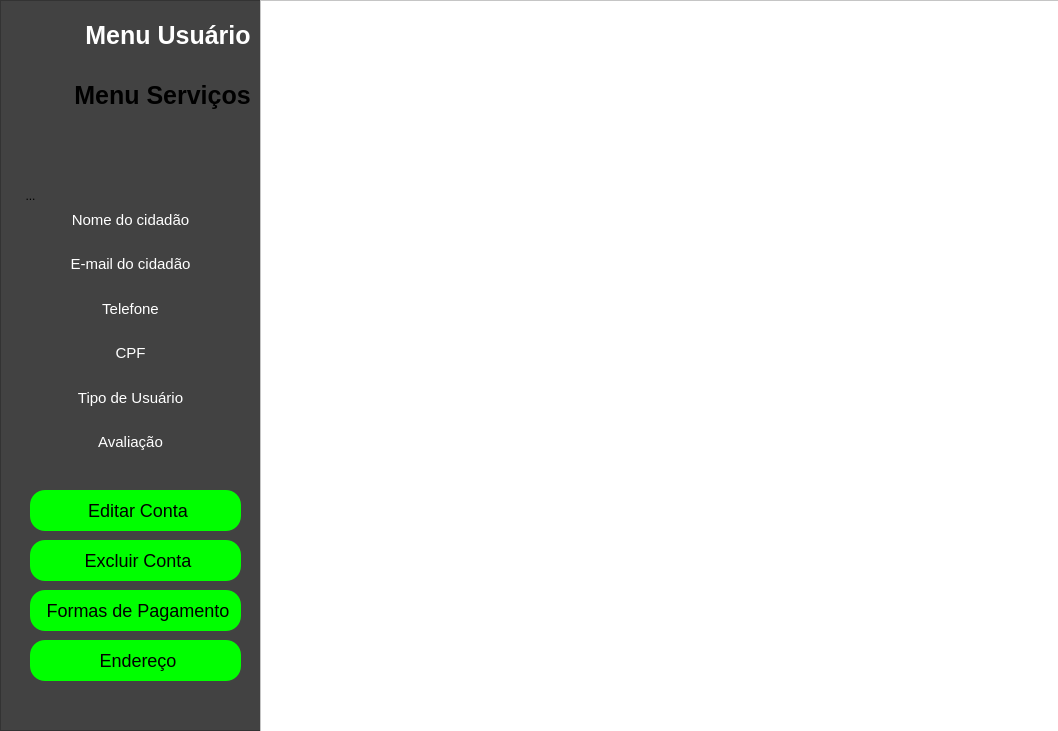
<?xml version="1.0" encoding="UTF-8"?>
<ui version="4.0">
 <class>usuario</class>
 <widget class="QDialog" name="usuario">
  <property name="geometry">
   <rect>
    <x>0</x>
    <y>0</y>
    <width>1058</width>
    <height>731</height>
   </rect>
  </property>
  <property name="windowTitle">
   <string>Dialog</string>
  </property>
  <property name="styleSheet">
   <string notr="true">backgroud-color:#fffff;</string>
  </property>
  <widget class="QFrame" name="frame">
   <property name="geometry">
    <rect>
     <x>0</x>
     <y>0</y>
     <width>261</width>
     <height>731</height>
    </rect>
   </property>
   <property name="styleSheet">
    <string notr="true">background-color:rgb(66, 66, 66);</string>
   </property>
   <property name="frameShape">
    <enum>QFrame::Shape::StyledPanel</enum>
   </property>
   <property name="frameShadow">
    <enum>QFrame::Shadow::Raised</enum>
   </property>
   <widget class="QPushButton" name="btn_editar_usuario">
    <property name="geometry">
     <rect>
      <x>30</x>
      <y>490</y>
      <width>211</width>
      <height>41</height>
     </rect>
    </property>
    <property name="styleSheet">
     <string notr="true">QPushButton {
   background:rgb(0, 255, 0);
    color: black;               /* Cor do texto: branco */
    font-family: &quot;Times New Roman&quot;;  /* Fonte formal */
    font-size: 18px;            /* Tamanho da fonte */
    
    border-radius: 15px;        /* Borda arredondada */
}

QPushButton:hover {
    background-color: #007bff;  /* Cor do fundo quando o mouse está sobre o botão: azul claro */
    color: #333333;             /* Cor do texto ao passar o mouse: cinza escuro */
}

QPushButton:pressed {
    background-color: #003366;  /* Cor do botão ao ser pressionado: azul ainda mais escuro */
    color: #ffffff;             /* Cor do texto ao ser pressionado: branco */
}</string>
    </property>
    <property name="text">
     <string> Editar Conta</string>
    </property>
    <property name="icon">
     <iconset resource="recursos.qrc">
      <normaloff>:/imagem/imagens/editar_conta.png</normaloff>:/imagem/imagens/editar_conta.png</iconset>
    </property>
   </widget>
   <widget class="QPushButton" name="btn_excluir_usuario">
    <property name="geometry">
     <rect>
      <x>30</x>
      <y>540</y>
      <width>211</width>
      <height>41</height>
     </rect>
    </property>
    <property name="styleSheet">
     <string notr="true">QPushButton {
   background:rgb(0, 255, 0);
    color: black;               /* Cor do texto: branco */
    font-family: &quot;Times New Roman&quot;;  /* Fonte formal */
    font-size: 18px;            /* Tamanho da fonte */
    
    border-radius: 15px;        /* Borda arredondada */
}

QPushButton:hover {
    background-color: #007bff;  /* Cor do fundo quando o mouse está sobre o botão: azul claro */
    color: #333333;             /* Cor do texto ao passar o mouse: cinza escuro */
}

QPushButton:pressed {
    background-color: #003366;  /* Cor do botão ao ser pressionado: azul ainda mais escuro */
    color: #ffffff;             /* Cor do texto ao ser pressionado: branco */
}</string>
    </property>
    <property name="text">
     <string> Excluir Conta</string>
    </property>
    <property name="icon">
     <iconset resource="recursos.qrc">
      <normaloff>:/imagem/imagens/remover_conta.png</normaloff>:/imagem/imagens/remover_conta.png</iconset>
    </property>
   </widget>
   <widget class="QPushButton" name="btn_metodo_pagamento">
    <property name="geometry">
     <rect>
      <x>30</x>
      <y>590</y>
      <width>211</width>
      <height>41</height>
     </rect>
    </property>
    <property name="styleSheet">
     <string notr="true">QPushButton {
   background:rgb(0, 255, 0);
    color: black;               /* Cor do texto: branco */
    font-family: &quot;Times New Roman&quot;;  /* Fonte formal */
    font-size: 18px;            /* Tamanho da fonte */
    
    border-radius: 15px;        /* Borda arredondada */
}

QPushButton:hover {
    background-color: #007bff;  /* Cor do fundo quando o mouse está sobre o botão: azul claro */
    color: #333333;             /* Cor do texto ao passar o mouse: cinza escuro */
}

QPushButton:pressed {
    background-color: #003366;  /* Cor do botão ao ser pressionado: azul ainda mais escuro */
    color: #ffffff;             /* Cor do texto ao ser pressionado: branco */
}</string>
    </property>
    <property name="text">
     <string> Formas de Pagamento</string>
    </property>
    <property name="icon">
     <iconset resource="recursos.qrc">
      <normaloff>:/imagem/imagens/pagamento.png</normaloff>:/imagem/imagens/pagamento.png</iconset>
    </property>
   </widget>
   <widget class="QWidget" name="layoutWidget">
    <property name="geometry">
     <rect>
      <x>20</x>
      <y>200</y>
      <width>221</width>
      <height>261</height>
     </rect>
    </property>
    <layout class="QVBoxLayout" name="verticalLayout">
     <item>
      <widget class="QLabel" name="nome_usuario">
       <property name="styleSheet">
        <string notr="true">	font-family: &quot;Times New Roman&quot;;
    font-size: 15px;  /* Tamanho da fonte ajustado para um visual mais formal */
    color: white; </string>
       </property>
       <property name="text">
        <string>Nome do cidadão</string>
       </property>
       <property name="alignment">
        <set>Qt::AlignmentFlag::AlignCenter</set>
       </property>
      </widget>
     </item>
     <item>
      <widget class="QLabel" name="email_usuario">
       <property name="styleSheet">
        <string notr="true">	font-family: &quot;Times New Roman&quot;;
    font-size: 15px;  /* Tamanho da fonte ajustado para um visual mais formal */
    color: white; </string>
       </property>
       <property name="text">
        <string>E-mail do cidadão</string>
       </property>
       <property name="alignment">
        <set>Qt::AlignmentFlag::AlignCenter</set>
       </property>
      </widget>
     </item>
     <item>
      <widget class="QLabel" name="telefone_usuario">
       <property name="styleSheet">
        <string notr="true">	font-family: &quot;Times New Roman&quot;;
    font-size: 15px;  /* Tamanho da fonte ajustado para um visual mais formal */
    color: white; </string>
       </property>
       <property name="text">
        <string>Telefone</string>
       </property>
       <property name="alignment">
        <set>Qt::AlignmentFlag::AlignCenter</set>
       </property>
      </widget>
     </item>
     <item>
      <widget class="QLabel" name="cpf_usuario">
       <property name="styleSheet">
        <string notr="true">	font-family: &quot;Times New Roman&quot;;
    font-size: 15px;  /* Tamanho da fonte ajustado para um visual mais formal */
    color: white; </string>
       </property>
       <property name="text">
        <string>CPF</string>
       </property>
       <property name="alignment">
        <set>Qt::AlignmentFlag::AlignCenter</set>
       </property>
      </widget>
     </item>
     <item>
      <widget class="QLabel" name="tipo_usuario">
       <property name="styleSheet">
        <string notr="true">	font-family: &quot;Times New Roman&quot;;
    font-size: 15px;  /* Tamanho da fonte ajustado para um visual mais formal */
    color: white; </string>
       </property>
       <property name="text">
        <string>Tipo de Usuário</string>
       </property>
       <property name="alignment">
        <set>Qt::AlignmentFlag::AlignCenter</set>
       </property>
      </widget>
     </item>
     <item>
      <widget class="QLabel" name="avaliacao_usuario">
       <property name="styleSheet">
        <string notr="true">	font-family: &quot;Times New Roman&quot;;
    font-size: 15px;  /* Tamanho da fonte ajustado para um visual mais formal */
    color: white; </string>
       </property>
       <property name="text">
        <string>Avaliação</string>
       </property>
       <property name="alignment">
        <set>Qt::AlignmentFlag::AlignCenter</set>
       </property>
      </widget>
     </item>
    </layout>
   </widget>
   <widget class="QToolButton" name="info">
    <property name="geometry">
     <rect>
      <x>10</x>
      <y>180</y>
      <width>41</width>
      <height>31</height>
     </rect>
    </property>
    <property name="styleSheet">
     <string notr="true">#info{
	background: transparent;
	border-radius:30px;
}</string>
    </property>
    <property name="text">
     <string>...</string>
    </property>
    <property name="icon">
     <iconset resource="recursos.qrc">
      <normaloff>:/imagem/imagens/info.png</normaloff>:/imagem/imagens/info.png</iconset>
    </property>
    <property name="iconSize">
     <size>
      <width>128</width>
      <height>128</height>
     </size>
    </property>
   </widget>
   <widget class="QWidget" name="layoutWidget_8">
    <property name="geometry">
     <rect>
      <x>10</x>
      <y>10</y>
      <width>241</width>
      <height>51</height>
     </rect>
    </property>
    <layout class="QHBoxLayout" name="horizontalLayout_11">
     <item>
      <widget class="QPushButton" name="btn_menu_usuario">
       <property name="styleSheet">
        <string notr="true">#btn_menu_usuario{
	background: transparent;
	border-radius: 30px;
}</string>
       </property>
       <property name="text">
        <string/>
       </property>
       <property name="icon">
        <iconset resource="recursos.qrc">
         <normaloff>:/imagem/imagens/menu_usuario.png</normaloff>:/imagem/imagens/menu_usuario.png</iconset>
       </property>
       <property name="iconSize">
        <size>
         <width>35</width>
         <height>35</height>
        </size>
       </property>
      </widget>
     </item>
     <item>
      <widget class="QLabel" name="menu_usuario">
       <property name="styleSheet">
        <string notr="true">	font-family: &quot;Times New Roman&quot;;
    font-size: 25px;  /* Tamanho da fonte ajustado para um visual mais formal */
    font-weight: bold; /* Pode adicionar para destacar o texto */
    color:white; </string>
       </property>
       <property name="text">
        <string>Menu Usuário</string>
       </property>
       <property name="alignment">
        <set>Qt::AlignmentFlag::AlignCenter</set>
       </property>
      </widget>
     </item>
    </layout>
   </widget>
   <widget class="QWidget" name="layoutWidget_7">
    <property name="geometry">
     <rect>
      <x>10</x>
      <y>70</y>
      <width>241</width>
      <height>51</height>
     </rect>
    </property>
    <layout class="QHBoxLayout" name="horizontalLayout_10">
     <item>
      <widget class="QPushButton" name="btn_menu_servico">
       <property name="styleSheet">
        <string notr="true">#btn_menu_servico{
	background: transparent;
	border-radius: 30px;
}</string>
       </property>
       <property name="text">
        <string/>
       </property>
       <property name="icon">
        <iconset resource="recursos.qrc">
         <normaloff>:/imagem/imagens/menu_servico.png</normaloff>:/imagem/imagens/menu_servico.png</iconset>
       </property>
       <property name="iconSize">
        <size>
         <width>30</width>
         <height>30</height>
        </size>
       </property>
      </widget>
     </item>
     <item>
      <widget class="QLabel" name="menu_servico">
       <property name="styleSheet">
        <string notr="true">	font-family: &quot;Times New Roman&quot;;
    font-size: 25px;  /* Tamanho da fonte ajustado para um visual mais formal */
    font-weight: bold; /* Pode adicionar para destacar o texto */
    color:black; </string>
       </property>
       <property name="text">
        <string>Menu Serviços</string>
       </property>
       <property name="alignment">
        <set>Qt::AlignmentFlag::AlignCenter</set>
       </property>
      </widget>
     </item>
    </layout>
   </widget>
   <widget class="QPushButton" name="btn_endereco">
    <property name="geometry">
     <rect>
      <x>30</x>
      <y>640</y>
      <width>211</width>
      <height>41</height>
     </rect>
    </property>
    <property name="styleSheet">
     <string notr="true">QPushButton {
   background:rgb(0, 255, 0);
    color: black;               /* Cor do texto: branco */
    font-family: &quot;Times New Roman&quot;;  /* Fonte formal */
    font-size: 18px;            /* Tamanho da fonte */
    
    border-radius: 15px;        /* Borda arredondada */
}

QPushButton:hover {
    background-color: #007bff;  /* Cor do fundo quando o mouse está sobre o botão: azul claro */
    color: #333333;             /* Cor do texto ao passar o mouse: cinza escuro */
}

QPushButton:pressed {
    background-color: #003366;  /* Cor do botão ao ser pressionado: azul ainda mais escuro */
    color: #ffffff;             /* Cor do texto ao ser pressionado: branco */
}</string>
    </property>
    <property name="text">
     <string> Endereço</string>
    </property>
    <property name="icon">
     <iconset theme="QIcon::ThemeIcon::GoHome" resource="recursos.qrc">
      <normaloff>:/imagem/imagens/pagamento.png</normaloff>:/imagem/imagens/pagamento.png</iconset>
    </property>
   </widget>
  </widget>
  <widget class="QFrame" name="frame_2">
   <property name="geometry">
    <rect>
     <x>260</x>
     <y>0</y>
     <width>801</width>
     <height>741</height>
    </rect>
   </property>
   <property name="styleSheet">
    <string notr="true">background-color:white;</string>
   </property>
   <property name="frameShape">
    <enum>QFrame::Shape::StyledPanel</enum>
   </property>
   <property name="frameShadow">
    <enum>QFrame::Shadow::Raised</enum>
   </property>
   <widget class="QStackedWidget" name="stackedWidget">
    <property name="geometry">
     <rect>
      <x>10</x>
      <y>10</y>
      <width>781</width>
      <height>711</height>
     </rect>
    </property>
    <property name="currentIndex">
     <number>3</number>
    </property>
    <widget class="QWidget" name="page_1">
     <widget class="QPushButton" name="btn_salvar_editar">
      <property name="geometry">
       <rect>
        <x>230</x>
        <y>470</y>
        <width>171</width>
        <height>41</height>
       </rect>
      </property>
      <property name="styleSheet">
       <string notr="true">QPushButton {
   background:rgb(55, 158, 255);
    color: white;               /* Cor do texto: branco */
    font-family: &quot;Times New Roman&quot;;  /* Fonte formal */
    font-size: 20px;            /* Tamanho da fonte */
    font-weight: bold;          /* Negrito para destacar o texto */
    border-radius: 15px;        /* Borda arredondada */
}

QPushButton:hover {
    background-color: #007bff;  /* Cor do fundo quando o mouse está sobre o botão: azul claro */
    color: #333333;             /* Cor do texto ao passar o mouse: cinza escuro */
}

QPushButton:pressed {
    background-color: rgb(255, 0, 4);  /* Cor do botão ao ser pressionado: azul ainda mais escuro */
    color: #ffffff;             /* Cor do texto ao ser pressionado: branco */
}</string>
      </property>
      <property name="text">
       <string>Salvar</string>
      </property>
     </widget>
     <widget class="QPushButton" name="btn_cancelar_editar">
      <property name="geometry">
       <rect>
        <x>410</x>
        <y>470</y>
        <width>171</width>
        <height>41</height>
       </rect>
      </property>
      <property name="styleSheet">
       <string notr="true">QPushButton {
   background:rgb(55, 158, 255);
    color: white;               /* Cor do texto: branco */
    font-family: &quot;Times New Roman&quot;;  /* Fonte formal */
    font-size: 20px;            /* Tamanho da fonte */
    font-weight: bold;          /* Negrito para destacar o texto */
    border-radius: 15px;        /* Borda arredondada */
}

QPushButton:hover {
    background-color: #007bff;  /* Cor do fundo quando o mouse está sobre o botão: azul claro */
    color: #333333;             /* Cor do texto ao passar o mouse: cinza escuro */
}

QPushButton:pressed {
    background-color:rgb(34, 255, 0);  /* Cor do botão ao ser pressionado: azul ainda mais escuro */
    color: #ffffff;             /* Cor do texto ao ser pressionado: branco */
}</string>
      </property>
      <property name="text">
       <string>Cancelar</string>
      </property>
     </widget>
     <widget class="QWidget" name="layoutWidget_2">
      <property name="geometry">
       <rect>
        <x>140</x>
        <y>300</y>
        <width>501</width>
        <height>41</height>
       </rect>
      </property>
      <layout class="QHBoxLayout" name="horizontalLayout_5">
       <item>
        <widget class="QLabel" name="senha_editar">
         <property name="styleSheet">
          <string notr="true">	font-family: &quot;Times New Roman&quot;;
    font-size: 19px;  /* Tamanho da fonte ajustado para um visual mais formal */
    color: black; </string>
         </property>
         <property name="text">
          <string>Senha</string>
         </property>
        </widget>
       </item>
       <item>
        <widget class="QLineEdit" name="campo_editar_senha">
         <property name="styleSheet">
          <string notr="true">QLineEdit{
	/*background:transparent;*/
	border:none;
	/*color:#717072;*/
	border-bottom:1px solid #717072; 
}</string>
         </property>
        </widget>
       </item>
      </layout>
     </widget>
     <widget class="QWidget" name="layoutWidget">
      <property name="geometry">
       <rect>
        <x>140</x>
        <y>200</y>
        <width>501</width>
        <height>41</height>
       </rect>
      </property>
      <layout class="QHBoxLayout" name="horizontalLayout">
       <item>
        <widget class="QLabel" name="nome_editar">
         <property name="styleSheet">
          <string notr="true">	font-family: &quot;Times New Roman&quot;;
    font-size: 19px;  /* Tamanho da fonte ajustado para um visual mais formal */
    color: black; </string>
         </property>
         <property name="text">
          <string>Nome</string>
         </property>
        </widget>
       </item>
       <item>
        <widget class="QLineEdit" name="campo_editar_nome">
         <property name="styleSheet">
          <string notr="true">QLineEdit{
	/*background:transparent;*/
	border:none;
	/*color:#717072;*/
	border-bottom:1px solid #717072; 
}</string>
         </property>
        </widget>
       </item>
      </layout>
     </widget>
     <widget class="QWidget" name="layoutWidget">
      <property name="geometry">
       <rect>
        <x>140</x>
        <y>250</y>
        <width>501</width>
        <height>41</height>
       </rect>
      </property>
      <layout class="QHBoxLayout" name="horizontalLayout_2">
       <item>
        <widget class="QLabel" name="email_editar">
         <property name="styleSheet">
          <string notr="true">	font-family: &quot;Times New Roman&quot;;
    font-size: 19px;  /* Tamanho da fonte ajustado para um visual mais formal */
    color: black; </string>
         </property>
         <property name="text">
          <string>E-mail</string>
         </property>
        </widget>
       </item>
       <item>
        <widget class="QLineEdit" name="campo_editar_email">
         <property name="styleSheet">
          <string notr="true">QLineEdit{
	/*background:transparent;*/
	border:none;
	/*color:#717072;*/
	border-bottom:1px solid #717072; 
}</string>
         </property>
        </widget>
       </item>
      </layout>
     </widget>
     <widget class="QWidget" name="layoutWidget">
      <property name="geometry">
       <rect>
        <x>140</x>
        <y>400</y>
        <width>271</width>
        <height>41</height>
       </rect>
      </property>
      <layout class="QHBoxLayout" name="horizontalLayout_3">
       <item>
        <widget class="QLabel" name="telefone_editar">
         <property name="styleSheet">
          <string notr="true">	font-family: &quot;Times New Roman&quot;;
    font-size: 19px;  /* Tamanho da fonte ajustado para um visual mais formal */
    color: black; </string>
         </property>
         <property name="text">
          <string>Telefone</string>
         </property>
        </widget>
       </item>
       <item>
        <widget class="QLineEdit" name="campo_editar_telefone">
         <property name="styleSheet">
          <string notr="true">QLineEdit{
	/*background:transparent;*/
	border:none;
	/*color:#717072;*/
	border-bottom:1px solid #717072; 
}</string>
         </property>
        </widget>
       </item>
      </layout>
     </widget>
     <widget class="QWidget" name="layoutWidget">
      <property name="geometry">
       <rect>
        <x>140</x>
        <y>350</y>
        <width>291</width>
        <height>41</height>
       </rect>
      </property>
      <layout class="QHBoxLayout" name="horizontalLayout_4">
       <item>
        <widget class="QLabel" name="cpf_editar">
         <property name="styleSheet">
          <string notr="true">	font-family: &quot;Times New Roman&quot;;
    font-size: 19px;  /* Tamanho da fonte ajustado para um visual mais formal */
    color: black; </string>
         </property>
         <property name="text">
          <string>CPF</string>
         </property>
        </widget>
       </item>
       <item>
        <widget class="QLineEdit" name="campo_editar_cpf">
         <property name="styleSheet">
          <string notr="true">QLineEdit{
	/*background:transparent;*/
	border:none;
	/*color:#717072;*/
	border-bottom:1px solid #717072; 
}</string>
         </property>
        </widget>
       </item>
      </layout>
     </widget>
    </widget>
    <widget class="QWidget" name="page_2">
     <widget class="QWidget" name="layoutWidget_6">
      <property name="geometry">
       <rect>
        <x>50</x>
        <y>400</y>
        <width>581</width>
        <height>41</height>
       </rect>
      </property>
      <layout class="QHBoxLayout" name="horizontalLayout_9">
       <item>
        <widget class="QLabel" name="codigo_seguranca">
         <property name="styleSheet">
          <string notr="true">	font-family: &quot;Times New Roman&quot;;
    font-size: 19px;  /* Tamanho da fonte ajustado para um visual mais formal */
    color: black; </string>
         </property>
         <property name="text">
          <string>Cód. Segurança</string>
         </property>
        </widget>
       </item>
       <item>
        <widget class="QLineEdit" name="campo_codigo_seguranca">
         <property name="styleSheet">
          <string notr="true">QLineEdit{
	/*background:transparent;*/
	border:none;
	/*color:#717072;*/
	border-bottom:1px solid #717072; 
}</string>
         </property>
        </widget>
       </item>
      </layout>
     </widget>
     <widget class="QPushButton" name="btn_cancelar_editar_3">
      <property name="geometry">
       <rect>
        <x>350</x>
        <y>460</y>
        <width>171</width>
        <height>41</height>
       </rect>
      </property>
      <property name="styleSheet">
       <string notr="true">QPushButton {
   background:rgb(0, 255, 0);
    color: black;               /* Cor do texto: branco */
    font-family: &quot;Times New Roman&quot;;  /* Fonte formal */
    font-size: 20px;            /* Tamanho da fonte */

    border-radius: 15px;        /* Borda arredondada */
}

QPushButton:hover {
    background-color: #007bff;  /* Cor do fundo quando o mouse está sobre o botão: azul claro */
    color: #333333;             /* Cor do texto ao passar o mouse: cinza escuro */
}

QPushButton:pressed {
    background-color:rgb(34, 255, 0);  /* Cor do botão ao ser pressionado: azul ainda mais escuro */
    color: #ffffff;             /* Cor do texto ao ser pressionado: branco */
}</string>
      </property>
      <property name="text">
       <string>Cancelar</string>
      </property>
     </widget>
     <widget class="QPushButton" name="btn_salvar_editar_3">
      <property name="geometry">
       <rect>
        <x>170</x>
        <y>460</y>
        <width>171</width>
        <height>41</height>
       </rect>
      </property>
      <property name="styleSheet">
       <string notr="true">QPushButton {
   background:rgb(0, 255, 0);
    color: black;               /* Cor do texto: branco */
    font-family: &quot;Times New Roman&quot;;  /* Fonte formal */
    font-size: 20px;            /* Tamanho da fonte */
   
    border-radius: 15px;        /* Borda arredondada */
}

QPushButton:hover {
    background-color: #007bff;  /* Cor do fundo quando o mouse está sobre o botão: azul claro */
    color: #333333;             /* Cor do texto ao passar o mouse: cinza escuro */
}

QPushButton:pressed {
    background-color:rgb(34, 255, 0);  /* Cor do botão ao ser pressionado: azul ainda mais escuro */
    color: #ffffff;             /* Cor do texto ao ser pressionado: branco */
}</string>
      </property>
      <property name="text">
       <string>Salvar</string>
      </property>
     </widget>
     <widget class="QLabel" name="label">
      <property name="geometry">
       <rect>
        <x>50</x>
        <y>30</y>
        <width>581</width>
        <height>341</height>
       </rect>
      </property>
      <property name="styleSheet">
       <string notr="true">background-color: rgb(255, 255, 0);
border-radius: 30px; </string>
      </property>
      <property name="text">
       <string/>
      </property>
     </widget>
     <widget class="QLineEdit" name="campo_numero_cartao">
      <property name="geometry">
       <rect>
        <x>90</x>
        <y>230</y>
        <width>481</width>
        <height>31</height>
       </rect>
      </property>
      <property name="styleSheet">
       <string notr="true">QLineEdit{
	font: 16pt &quot;Titillium Web&quot;;
	/*font: 9pt &quot;MS UI Gothic&quot;;*/
	background:transparent;
	border:none;
	/*color:#717072;*/
	border-bottom:1px solid #717072; 
}</string>
      </property>
      <property name="placeholderText">
       <string>Número Do Cartão</string>
      </property>
     </widget>
     <widget class="QLineEdit" name="campo_nome_titular">
      <property name="geometry">
       <rect>
        <x>90</x>
        <y>310</y>
        <width>351</width>
        <height>41</height>
       </rect>
      </property>
      <property name="styleSheet">
       <string notr="true">QLineEdit{
	font: 16pt &quot;Titillium Web&quot;;
	/*font: 9pt &quot;MS UI Gothic&quot;;*/
	background:transparent;
	border:none;
	/*color:#717072;*/
	border-bottom:1px solid #717072; 
}</string>
      </property>
      <property name="placeholderText">
       <string>Nome do Titular</string>
      </property>
     </widget>
     <widget class="QLineEdit" name="campo_validade">
      <property name="geometry">
       <rect>
        <x>480</x>
        <y>310</y>
        <width>71</width>
        <height>41</height>
       </rect>
      </property>
      <property name="styleSheet">
       <string notr="true">QLineEdit{
	font: 16pt &quot;Titillium Web&quot;;
	/*font: 9pt &quot;MS UI Gothic&quot;;*/
	background:transparent;
	border:none;
	/*color:#717072;*/
	border-bottom:1px solid #717072; 
}</string>
      </property>
      <property name="inputMask">
       <string/>
      </property>
      <property name="text">
       <string/>
      </property>
      <property name="placeholderText">
       <string>mm/aa</string>
      </property>
     </widget>
     <widget class="QPushButton" name="btn_cartao">
      <property name="geometry">
       <rect>
        <x>110</x>
        <y>130</y>
        <width>61</width>
        <height>51</height>
       </rect>
      </property>
      <property name="styleSheet">
       <string notr="true">#btn_menu_servico{
	background: transparent;
	border-radius: 30px;
}</string>
      </property>
      <property name="text">
       <string/>
      </property>
      <property name="icon">
       <iconset resource="recursos.qrc">
        <normaloff>:/imagem/imagens/chip.png</normaloff>:/imagem/imagens/chip.png</iconset>
      </property>
      <property name="iconSize">
       <size>
        <width>64</width>
        <height>64</height>
       </size>
      </property>
     </widget>
     <widget class="QLabel" name="menu_usuario_2">
      <property name="geometry">
       <rect>
        <x>100</x>
        <y>60</y>
        <width>211</width>
        <height>49</height>
       </rect>
      </property>
      <property name="styleSheet">
       <string notr="true">	font-family: &quot;Times New Roman&quot;;
    font-size: 25px;  /* Tamanho da fonte ajustado para um visual mais formal */
    
background:transparent;
</string>
      </property>
      <property name="text">
       <string>Cadastre Seu Cartão</string>
      </property>
      <property name="alignment">
       <set>Qt::AlignmentFlag::AlignCenter</set>
      </property>
     </widget>
    </widget>
    <widget class="QWidget" name="page_3">
     <widget class="QLabel" name="label_2">
      <property name="geometry">
       <rect>
        <x>80</x>
        <y>30</y>
        <width>631</width>
        <height>291</height>
       </rect>
      </property>
      <property name="styleSheet">
       <string notr="true">background-color: rgb(0, 29, 156);</string>
      </property>
      <property name="text">
       <string/>
      </property>
     </widget>
     <widget class="QLineEdit" name="campo_nome_rua">
      <property name="geometry">
       <rect>
        <x>100</x>
        <y>50</y>
        <width>591</width>
        <height>51</height>
       </rect>
      </property>
      <property name="styleSheet">
       <string notr="true">QLineEdit{
	font: 18pt &quot;Arial&quot;;
	background:transparent;
	border:none;
	/*color:#717072;*/
	border-bottom:none;
	color: white;
}</string>
      </property>
      <property name="placeholderText">
       <string>Rua</string>
      </property>
     </widget>
     <widget class="QLineEdit" name="campo_numero_casa">
      <property name="geometry">
       <rect>
        <x>110</x>
        <y>270</y>
        <width>101</width>
        <height>41</height>
       </rect>
      </property>
      <property name="styleSheet">
       <string notr="true">QLineEdit{
	font: 18pt &quot;Arial&quot;;
	background:transparent;
	border:none;
	/*color:#717072;*/
	border-bottom:none;
	color: white;
}</string>
      </property>
      <property name="placeholderText">
       <string>Nº</string>
      </property>
     </widget>
     <widget class="QLineEdit" name="campo_cep">
      <property name="geometry">
       <rect>
        <x>480</x>
        <y>270</y>
        <width>217</width>
        <height>41</height>
       </rect>
      </property>
      <property name="styleSheet">
       <string notr="true">QLineEdit{
	font: 18pt &quot;Arial&quot;;
	background:transparent;
	border:none;
	/*color:#717072;*/
	border-bottom:none;
	color: white;
}</string>
      </property>
      <property name="placeholderText">
       <string>CEP</string>
      </property>
     </widget>
     <widget class="QLineEdit" name="campo_nome_estado">
      <property name="geometry">
       <rect>
        <x>97</x>
        <y>101</y>
        <width>181</width>
        <height>51</height>
       </rect>
      </property>
      <property name="styleSheet">
       <string notr="true">QLineEdit{
	font: 18pt &quot;Arial&quot;;
	background:transparent;
	border:none;
	/*color:#717072;*/
	border-bottom:none;
	color: white;
}</string>
      </property>
      <property name="placeholderText">
       <string>Sigla Estado</string>
      </property>
     </widget>
     <widget class="QLineEdit" name="campo_nome_bairro">
      <property name="geometry">
       <rect>
        <x>100</x>
        <y>150</y>
        <width>446</width>
        <height>51</height>
       </rect>
      </property>
      <property name="styleSheet">
       <string notr="true">QLineEdit{
	font: 18pt &quot;Arial&quot;;
	background:transparent;
	border:none;
	/*color:#717072;*/
	border-bottom:none;
	color: white;
}</string>
      </property>
      <property name="placeholderText">
       <string>Bairro</string>
      </property>
     </widget>
     <widget class="QLineEdit" name="campo_nome_cidade">
      <property name="geometry">
       <rect>
        <x>98</x>
        <y>202</y>
        <width>439</width>
        <height>41</height>
       </rect>
      </property>
      <property name="styleSheet">
       <string notr="true">QLineEdit{
	font: 18pt &quot;Arial&quot;;
	background:transparent;
	border:none;
	/*color:#717072;*/
	border-bottom:none;
	color: white;
}</string>
      </property>
      <property name="placeholderText">
       <string>Cidade</string>
      </property>
     </widget>
     <widget class="QPushButton" name="btn_cancelar_endereco">
      <property name="geometry">
       <rect>
        <x>400</x>
        <y>350</y>
        <width>171</width>
        <height>41</height>
       </rect>
      </property>
      <property name="styleSheet">
       <string notr="true">QPushButton {
   background:rgb(0, 255, 0);
    color: black;               /* Cor do texto: branco */
    font-family: &quot;Times New Roman&quot;;  /* Fonte formal */
    font-size: 20px;            /* Tamanho da fonte */

    border-radius: 15px;        /* Borda arredondada */
}

QPushButton:hover {
    background-color: #007bff;  /* Cor do fundo quando o mouse está sobre o botão: azul claro */
    color: #333333;             /* Cor do texto ao passar o mouse: cinza escuro */
}

QPushButton:pressed {
    background-color:rgb(34, 255, 0);  /* Cor do botão ao ser pressionado: azul ainda mais escuro */
    color: #ffffff;             /* Cor do texto ao ser pressionado: branco */
}</string>
      </property>
      <property name="text">
       <string>Cancelar</string>
      </property>
     </widget>
     <widget class="QPushButton" name="btn_salvar_endereco">
      <property name="geometry">
       <rect>
        <x>220</x>
        <y>350</y>
        <width>171</width>
        <height>41</height>
       </rect>
      </property>
      <property name="styleSheet">
       <string notr="true">QPushButton {
   background:rgb(0, 255, 0);
    color: black;               /* Cor do texto: branco */
    font-family: &quot;Times New Roman&quot;;  /* Fonte formal */
    font-size: 20px;            /* Tamanho da fonte */
   
    border-radius: 15px;        /* Borda arredondada */
}

QPushButton:hover {
    background-color: #007bff;  /* Cor do fundo quando o mouse está sobre o botão: azul claro */
    color: #333333;             /* Cor do texto ao passar o mouse: cinza escuro */
}

QPushButton:pressed {
    background-color:rgb(34, 255, 0);  /* Cor do botão ao ser pressionado: azul ainda mais escuro */
    color: #ffffff;             /* Cor do texto ao ser pressionado: branco */
}</string>
      </property>
      <property name="text">
       <string>Salvar</string>
      </property>
     </widget>
    </widget>
    <widget class="QWidget" name="page"/>
   </widget>
  </widget>
 </widget>
 <resources>
  <include location="recursos.qrc"/>
 </resources>
 <connections/>
</ui>
